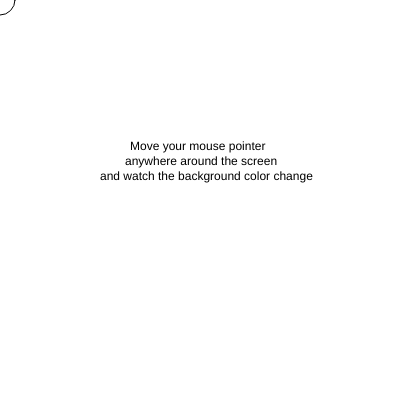
Frame 1 (no input)
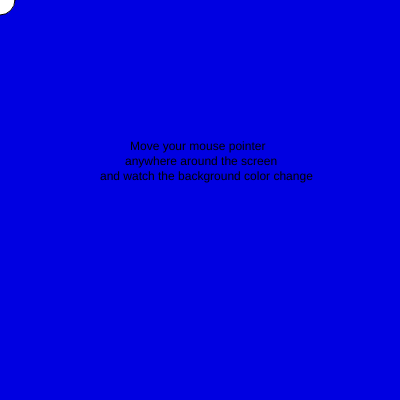
Frame 60 (no input)
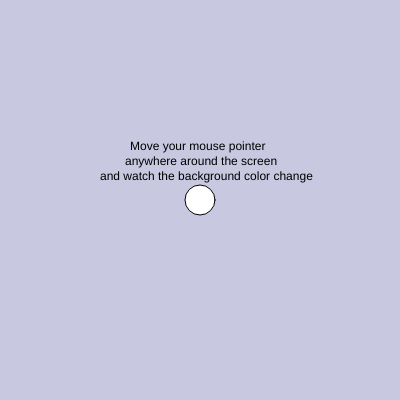
Frame 120 (the mouse pressed at the canvas centre since frame 60)

The p5.js sketch that drew these frames (run headless with seeded random() and noise() and a simulated clock; from frame 60 on, the mouse is pressed at the canvas centre):

// p5.js sketch
// ── sketch.js
var mousePointer, back;
var firstNo, secondNo;

function setup() {
  createCanvas(400, 400);
  back = rect(200,200,200,200);
}

function draw() {
  background(firstNo, secondNo, 225);
  mousePointer= ellipse(mouseX,mouseY,30,30);
  
  text("Move your mouse pointer", 130, 150);
  text("anywhere around the screen", 125, 165);
  text("and watch the background color change", 100, 180);
  
  firstNo = mouseX;
  secondNo = mouseY;

  
}
